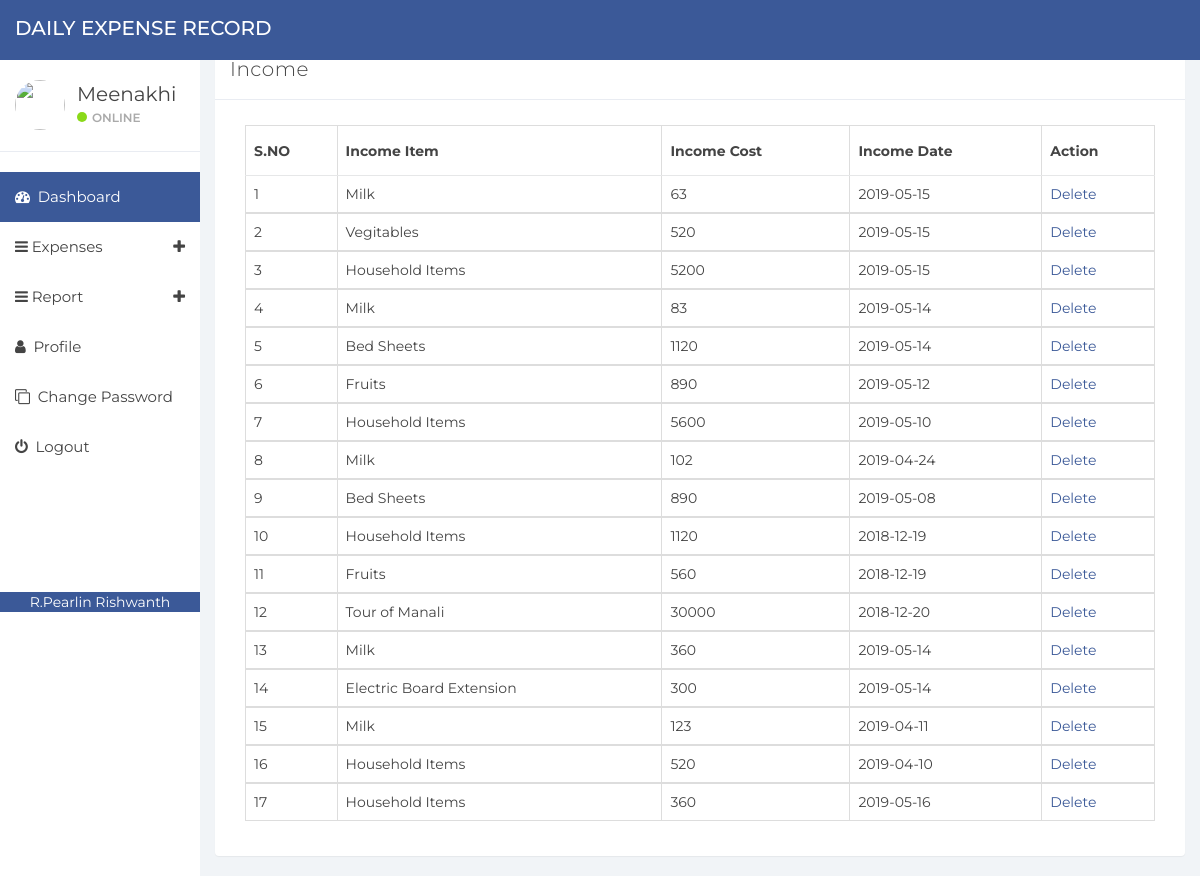
Screenshot of /manage-income.php (signed in) with the database file from the repository.
### tables this page shows
CREATE TABLE `tbluser` (
  `ID` int(10) NOT NULL,
  `FullName` varchar(150) DEFAULT NULL,
  `Email` varchar(200) DEFAULT NULL,
  `MobileNumber` bigint(10) DEFAULT NULL,
  `Password` varchar(200) DEFAULT NULL,
  `RegDate` timestamp NOT NULL DEFAULT CURRENT_TIMESTAMP
);

CREATE TABLE `tblincome` (
  `ID` int(10) NOT NULL,
  `UserId` int(10) NOT NULL,
  `IncomeDate` date DEFAULT NULL,
  `IncomeItem` varchar(200) DEFAULT NULL,
  `IncomeCost` varchar(200) DEFAULT NULL,
  `NoteDate` timestamp NULL DEFAULT CURRENT_TIMESTAMP
);

### manage-income.php (the view, shortened to what this page needs)
  <?php
if (strlen($_SESSION['detsuid']==0)) {
  header('location:logout.php');
  } else{
?>
<!DOCTYPE html>
<html>
<head>
	<link href="css/bootstrap.min.css" rel="stylesheet">
	<link href="css/font-awesome.min.css" rel="stylesheet">
	<link href="css/datepicker3.css" rel="stylesheet">
	<link href="css/styles.css" rel="stylesheet">
</head>
<body>
	<?php include_once('includes/header.php');?>
	<?php include_once('includes/sidebar.php');?>
	<div class="col-sm-9 col-sm-offset-3 col-lg-10 col-lg-offset-2 main">
		<div class="row">
			<ol class="breadcrumb">
				<li><a href="#">
				</a></li>
				<li class="active">Income</li>
			</ol>
		</div>
		<div class="row">
			<div class="col-lg-12">
				<div class="panel panel-default">
					<div class="panel-heading">Income</div>
					<div class="panel-body">
						<div class="col-md-12">
							<div class="table-responsive">
            <table class="table table-bordered mg-b-0">
              <thead>
                <tr>
                  <th>S.NO</th>
                  <th>Income Item</th>
                  <th>Income Cost</th>
                  <th>Income Date</th>
                  <th>Action</th>
                </tr>
              </thead>
              <?php
              $userid=$_SESSION['detsuid'];
$ret=mysqli_query($con,"select * from tblincome where UserId='$userid'");
$cnt=1;
while ($row=mysqli_fetch_array($ret)) {
?>
              <tbody>
                <tr>
                  <td><?php echo $cnt;?></td>
                  <td><?php  echo $row['IncomeItem'];?></td>
                  <td><?php  echo $row['IncomeCost'];?></td>
                  <td><?php  echo $row['IncomeDate'];?></td>
                  <td><a href="manage-income.php?delid=<?php echo $row['ID'];?>">Delete</a>
                </tr>
                <?php
$cnt=$cnt+1;
}?>
              </tbody>
            </table>
          </div>
						</div>
					</div>
				</div>
			</div>
		</div>
	</div>
</body>
</html>
<?php }  ?>

### includes/sidebar.php (shortened to what this page needs)
<?php
include('includes/dbconnection.php');
?>
<div id="sidebar-collapse" class="col-sm-3 col-lg-2 sidebar">
        <div class="profile-sidebar">
            <div class="profile-userpic">
            <img src="profile.jfif" class="img-responsive" alt="">
            </div>
            <div class="profile-usertitle">
                <?php
$uid=$_SESSION['detsuid'];
$ret=mysqli_query($con,"select FullName from tbluser where ID='$uid'");
$row=mysqli_fetch_array($ret);
$name=$row['FullName'];
?>
                <div class="profile-usertitle-name"><?php echo $name; ?></div>
                <div class="profile-usertitle-status"><span class="indicator label-success"></span>Online</div>
            </div>
        </div>
        <ul class="nav menu">
            <li class="active"><a href="dashboard.php"><em class="fa fa-dashboard">&nbsp;</em> Dashboard</a></li>
            <li class="parent "><a data-toggle="collapse" href="#sub-item-1">
                <em class="fa fa-navicon">&nbsp;</em>Expenses <span data-toggle="collapse" href="#sub-item-1" class="icon pull-right"><em class="fa fa-plus"></em></span>
                </a>
            </li>
  <li class="parent "><a data-toggle="collapse" href="#sub-item-2">
                <em class="fa fa-navicon">&nbsp;</em>Report <span data-toggle="collapse" href="#sub-item-1" class="icon pull-right"><em class="fa fa-plus"></em></span>
                </a>
            </li>
            <li><a href="user-profile.php"><em class="fa fa-user">&nbsp;</em> Profile</a></li>
             <li><a href="change-password.php"><em class="fa fa-clone">&nbsp;</em> Change Password</a></li>
<li><a href="logout.php"><em class="fa fa-power-off">&nbsp;</em> Logout</a></li>
<br>
        </ul>
        <div class="foot" style="background-color:#3b5998;color:white;margin-top:100px" align="center">
        <a href="www.facebook.com/pearlin.rishwanth" style="color:white;">R.Pearlin Rishwanth</a>
        <br>
</div>
    </div>

### css/styles.css (style rules this page uses)
body { background: #f1f4f7; padding-top:0px; font-size: 14px; color: #444444; font-family: "Montserrat", "Helvetica Neue", Helvetica, Arial, sans-serif; }
a, a:hover, a:focus { color: #3b5998; }
.label-success { background-color: #8ad919; }
.panel { border: 0; }
.panel-heading { font-size: 20px; font-weight: 300; letter-spacing: 0.025em; height: 60px; line-height: 38px; }
.panel-default .panel-heading { background: #fff; border-bottom: 1px solid #e9ecf2; color: #444444; }
.sidebar { display: block; padding: 0; display: none; box-shadow: none; background: #fff; }
.sidebar ul { margin: 20px 0px; }
@media (min-width: 768px) { .sidebar { display: block; position: fixed; top: 60px; bottom: 0; left: 0; z-index: 1000; display: block; margin: 0; padding: 0; overflow-x: hidden; overflow-y: auto; } }
.sidebar ul.nav .active a, .sidebar ul.nav li.parent a.active, .sidebar ul.nav .active > a:hover, .sidebar ul.nav li.parent a.active:hover, .sidebar ul.nav .active > a:focus, .sidebar ul.nav li.parent a.active:focus { color: #fff; background-color: #3b5998; }
.sidebar ul.nav li a { height: 50px; font-size: 15px; line-height: 2em; color: #444444; }
.profile-sidebar { padding: 10px 0; border-bottom: 1px solid #e9ecf2; }
.indicator { width: 10px; height: 10px; display: inline-block; border-radius: 9999px; margin-right: 5px; }
.profile-userpic img { float: left; margin: 10px 0px 0px 15px; width: 50px; height: 50px; border-radius: 9999px !important; }
.profile-usertitle { float: left; text-align: left; margin: 10px 0 0 12px; }
.profile-usertitle-name { font-size: 20px; margin-bottom: 0px; }
.profile-usertitle-status { text-transform: uppercase; color: #AAA; font-size: 12px; font-weight: 600; margin-bottom: 15px; }
.breadcrumb { border-radius: 0; padding: 10px 15px 10px 15px; background: #e9ecf2; margin: 0; }
.table { background: #fff; }
.table > thead > tr > th { border-bottom: 1px solid #e6e7e8; vertical-align: middle; height: 50px; }

### rows the page displays
tbluser: FullName "Meenakhi"
tblincome: IncomeItem "Milk", IncomeCost "63", IncomeDate "2019-05-15"
tblincome: IncomeItem "Vegitables", IncomeCost "520", IncomeDate "2019-05-15"
tblincome: IncomeItem "Household Items", IncomeCost "5200", IncomeDate "2019-05-15"
tblincome: IncomeItem "Milk", IncomeCost "83", IncomeDate "2019-05-14"
tblincome: IncomeItem "Bed Sheets", IncomeCost "1120", IncomeDate "2019-05-14"
tblincome: IncomeItem "Fruits", IncomeCost "890", IncomeDate "2019-05-12"
tblincome: IncomeItem "Household Items", IncomeCost "5600", IncomeDate "2019-05-10"
tblincome: IncomeItem "Milk", IncomeCost "102", IncomeDate "2019-04-24"
tblincome: IncomeItem "Bed Sheets", IncomeCost "890", IncomeDate "2019-05-08"
tblincome: IncomeItem "Household Items", IncomeCost "1120", IncomeDate "2018-12-19"
tblincome: IncomeItem "Fruits", IncomeCost "560", IncomeDate "2018-12-19"
tblincome: IncomeItem "Tour of Manali", IncomeCost "30000", IncomeDate "2018-12-20"
tblincome: IncomeItem "Milk", IncomeCost "360", IncomeDate "2019-05-14"
tblincome: IncomeItem "Electric Board Extension", IncomeCost "300", IncomeDate "2019-05-14"
tblincome: IncomeItem "Milk", IncomeCost "123", IncomeDate "2019-04-11"
tblincome: IncomeItem "Household Items", IncomeCost "520", IncomeDate "2019-04-10"
tblincome: IncomeItem "Household Items", IncomeCost "360", IncomeDate "2019-05-16"
